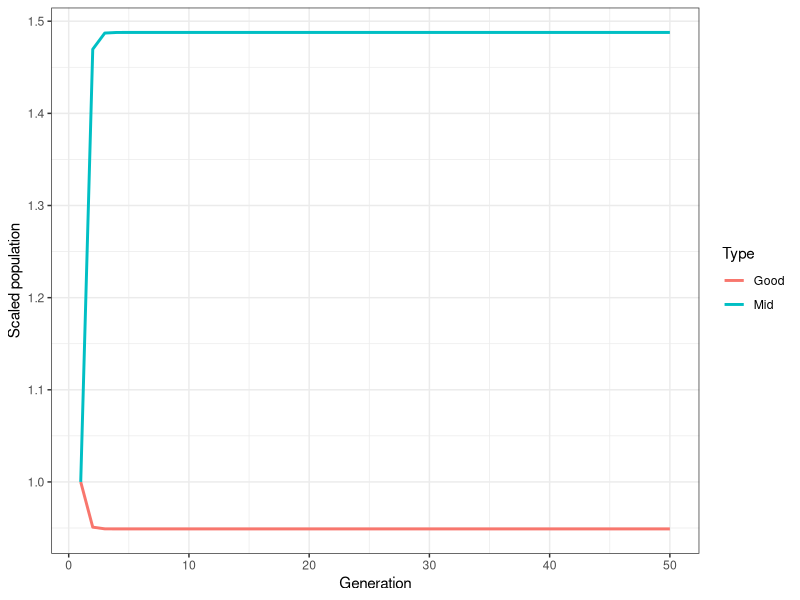
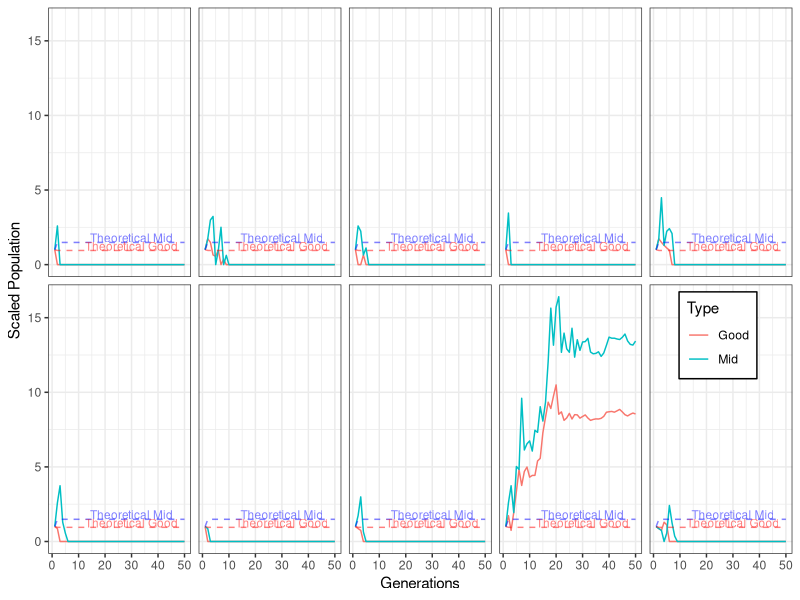
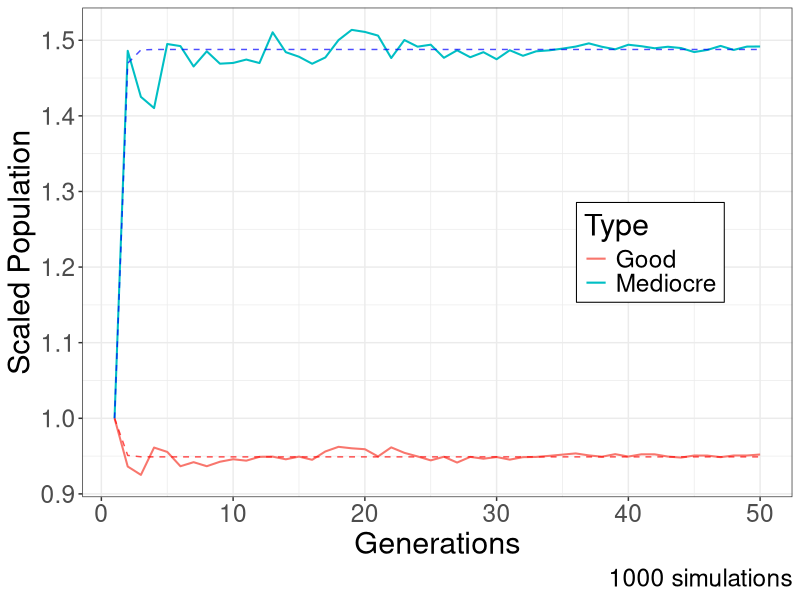
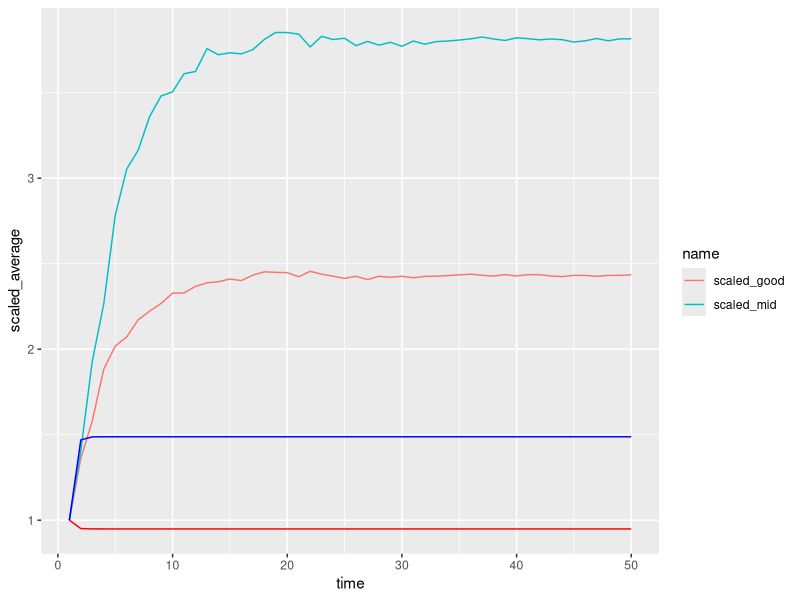
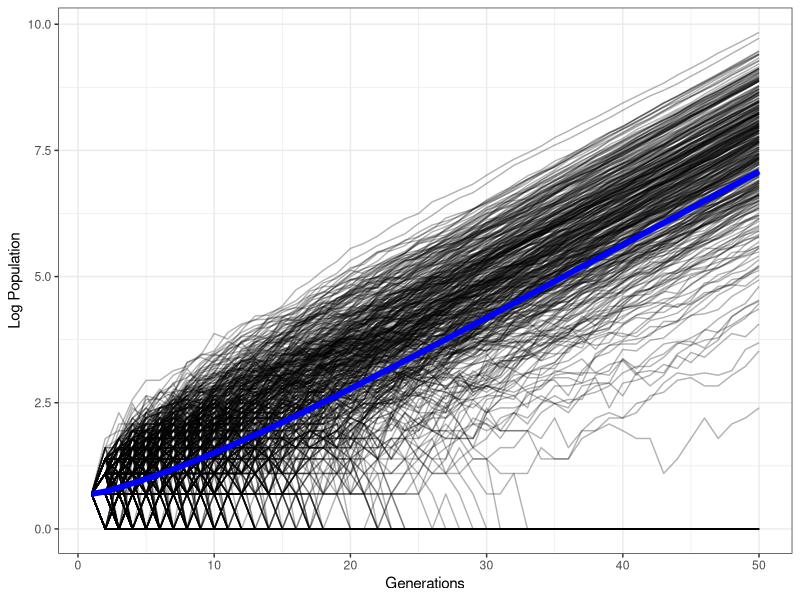

Generate these figures, in order, with R: (Note: this script raises an error after producing the figures.)
# Libraries
library(tidyverse)
# Reproducibility
set.seed(1)

# Children constant
v <- 5
v2 <- 1
# Matrix combining children and transition probabilities
A <- matrix(c(0.2*v, 0.1*v2, 0.3*v, 0.2*v2), byrow = TRUE, nrow = 2)
# Eigendecomposition
eig_vectors <- eigen(A)$vectors
eig_values <- eigen(A)$values

# Second eigenvalue exploration
end_offspring <- 100
values_seq <- seq(1, end_offspring, by = 1)
collect_eig <- matrix(0, nrow = length(values_seq), ncol = 3)
for (i in seq_along(values_seq)){
  offspring <- values_seq[i]
  i_matrix <- matrix(c(0.2*offspring, 0.1, 0.3*offspring, 0.2), byrow = TRUE, nrow = 2)
  eigen_values <- eigen(i_matrix)$values
  collect_eig[i,] <- c(i, eigen_values[1], eigen_values[2])
}

# Number of generations
n <- 50
# Starting population
starting_nbs <- c(1,1)
# Saving population frequency
save_frequency <- 1

# Power of matrix function
pwr <- function(n){
  return(eig_vectors %*% diag(eig_values)^n %*% solve(eig_vectors))
}
# Leading eigenvalue
leading <- eig_values[1]

# Time steps
steps <- seq(1, n, by = save_frequency)
good_minus_t <- rep(1, floor(n/save_frequency))
mid_minus_t <- rep(1, floor(n/save_frequency))
# Expected population
for (i in seq_along(steps)){
  if (i != 1){
    mat <- pwr(steps[i-1])
    rowsm <- rowSums(mat)
    N_good <- rowsm[1]
    N_mid <- rowsm[2]
    print("Population good")
    print(N_good)
    good_minus_t[i] <- N_good * leading^(-steps[i-1])
    mid_minus_t[i] <- N_mid * leading^(-steps[i-1])
  }

}

# Theoretical values df
df_theory <- data.frame(x=steps,
                  scaled_good = good_minus_t,
                  scaled_mid = mid_minus_t) %>% mutate(good = scaled_good*leading^(steps-1), 
                     mid = scaled_mid*leading^(steps-1))

df_theory %>% 
  select(x, scaled_good, scaled_mid) %>% 
  pivot_longer(!x) %>% 
  ggplot() +
  geom_line(aes(x = x, y = value, col = name), linewidth = 1) +
  theme_bw() +
  labs(x = "Generation", y = "Scaled population", col = "Type")+
  scale_color_discrete(labels=c('Good', 'Mid'))

# Transition matrix for simulation
trans_mat <- matrix(c(0.2,0.3,0.1,0.2), byrow = TRUE, nrow=2)

# Conduct n simulations function
sim_system <- function(n_steps = n){
  n_good <- starting_nbs[1]
  n_mid <- starting_nbs[2]
  pop_saved <- matrix(0, ncol = 2, nrow = length(steps))
  pop_saved[1,] <- c(starting_nbs[1],starting_nbs[2])
  extinct <- FALSE
  step <- 2
  while(!extinct & step <= n_steps){
    if (n_good == 0 & n_mid == 0){
      extinct <- TRUE
      print("Extinct")
    } else {
     randoms_good <- runif(v*n_good)
     randoms_mid <- runif(n_mid)
     n_good <- sum(randoms_good < trans_mat[1,1]) + sum(randoms_mid < trans_mat[2,1])
     n_mid <- sum(trans_mat[1,1] < randoms_good & randoms_good < trans_mat[1,1] + trans_mat[1,2]) + sum(randoms_mid > trans_mat[2,1] & randoms_mid < trans_mat[2,2]+trans_mat[2,1])
     if (step %in% steps){
       pop_saved[which(step == steps),] <- c(n_good, n_mid)
     }
     step <- step + 1
    }
  }
  return(pop_saved)
}


# Empty dataframe
df <- data.frame(sim_nb = integer(),
                 scaled_good = double(),
                 scaled_mid = double(),
                 time = integer())
# Number of systems
number_sim <- 1000
# Placeholder for how many did not go extinct
non_extinct <- 0
while (non_extinct < number_sim){
    sim1 <- sim_system(n_steps = n)
    # If we only want non extinct uncomment
  # if (sim1[length(steps), 1] != 0){
    df_new <- data.frame(sim_nb = as.integer(rep(non_extinct, n)),
                     scaled_good = sim1[,1]*leading^(-(steps-1)),
                     scaled_mid = sim1[,2]*leading^(-(steps-1)),
                     time = as.integer(steps))
    df <- rbind(df, df_new)
    non_extinct <- non_extinct + 1
  # }
}

# Plot by simulation
  df %>% filter(sim_nb < 10) %>%
    pivot_longer(cols = c("scaled_good", "scaled_mid")) %>% 
  ggplot() + geom_line(aes(x = time, y = value, col = name)) + 
    facet_wrap(~sim_nb, ncol = 5) + 
  theme_bw()+
  geom_line(data = df_theory,
            aes(x = x, y = scaled_good), col = "red", alpha=0.5, linetype="dashed")+
  geom_line(data = df_theory,
            aes(x = x, y = scaled_mid), col = "blue", alpha=0.5, linetype = "dashed") +
    labs(x = "Generations", y = "Scaled Population", col = "Type")  +
    scale_color_discrete(labels=c('Good', 'Mid')) +
    annotate("text", x = 3*n/5, y = 1.3*good_minus_t[length(steps)], label = "Theoretical Good", color="red", size = 3, alpha=0.5) +
    annotate("text", x = 3*n/5, y = 1.2*mid_minus_t[length(steps)], label = "Theoretical Mid", color="blue", size = 3, alpha=0.5) +
    theme(strip.text.x = element_blank()) +
    theme(
      legend.position = "inside",
      legend.position.inside = c(0.9, 0.4), 
      legend.background = element_rect(fill = "white", colour = "black")
    )

# Plot average
df %>% pivot_longer(cols = c("scaled_good", "scaled_mid")) %>% 
  group_by(time, name) %>% 
  summarise(scaled_average = mean(value)) %>% 
  ggplot() + geom_line(aes(x = time, y = scaled_average, col = name), size = 0.7) +
  theme_bw() +
  geom_line(data = df_theory,
            aes(x = x, y = scaled_good), col = "red", alpha = 0.7, linetype = "dashed")+
  geom_line(data = df_theory,
            aes(x = x, y = scaled_mid), col = "blue", alpha = 0.7, linetype = "dashed") +
  labs(x = "Generations", y = "Scaled Population", 
       col = "Type", caption = paste(number_sim, "simulations")) +
  scale_color_discrete(labels=c('Good', 'Mediocre')) +
  theme(text=element_text(size=22),
        legend.position = "inside", 
        legend.position.inside = c(0.8, 0.5),
        legend.background = element_blank(),
        legend.box.background = element_rect(colour = "black"))
  # annotate("text", x = 3*n/5, y = 1.03*good_minus_t[length(steps)], label = "Theoretical Good", color="red", size = 6, alpha=0.5) +
  # annotate("text", x = 3*n/5, y = 1.03*mid_minus_t[length(steps)], label = "Theoretical Mid", color="blue", size = 6, alpha=0.5)+ 
  

# Adding population
df <- df %>% mutate(good = scaled_good*leading^(steps-1),
              mid = scaled_mid*leading^(steps-1),
              prop_good = ifelse(good == 0 & mid == 0, 0 , good/(good+mid)),
              prop_mid = ifelse(good == 0 & mid == 0, 0, 1 - prop_good))
non_zero <- df %>% filter(time == n) %>% filter(good > 0) %>% select(sim_nb) %>% inner_join(df, by = "sim_nb") 

# Average for non-extinct
non_zero %>% pivot_longer(cols = c("scaled_good", "scaled_mid")) %>%
  group_by(time, name) %>%
  summarise(scaled_average = mean(value)) %>%
  ggplot() + geom_line(aes(x = time, y = scaled_average, col = name)) +
  geom_line(data = df_theory,
            aes(x = x, y = scaled_good), col = "red")+
  geom_line(data = df_theory,
            aes(x = x, y = scaled_mid), col = "blue")


# Plot log population

ggplot(df) + 
  geom_line(aes(x = time, y = log(good+1), group = sim_nb), alpha = 0.3, size = 0.5) + 
  geom_line(data = df_theory, 
            aes(x = steps, y = log(good+1)), col = "blue", size = 2) +
  theme_bw() +
  labs(x = "Generations", y = "Log Population") 
# +
  annotate("text", x = n/2, y = 1.5*good_minus_t[n]*leading^n, label = "Theoretical Good Population Growth", color="blue", size = 6)+ 
  theme(text=element_text(size=16))

  # Plot proportion
df %>% filter(sim_nb < 20) %>% 
  ggplot() + geom_line(aes(x = time, y = prop_good)) + 
  facet_wrap(~sim_nb, ncol = 5)
  
df %>% ggplot() +
  geom_line(aes(x = time, y = prop_good, group = sim_nb), alpha = 0.5) +
  labs(y = "Proportion of population of type good", 
       x = "Generations", 
       caption = "100 simulations") + theme_bw() +
  theme(text=element_text(size=20))
